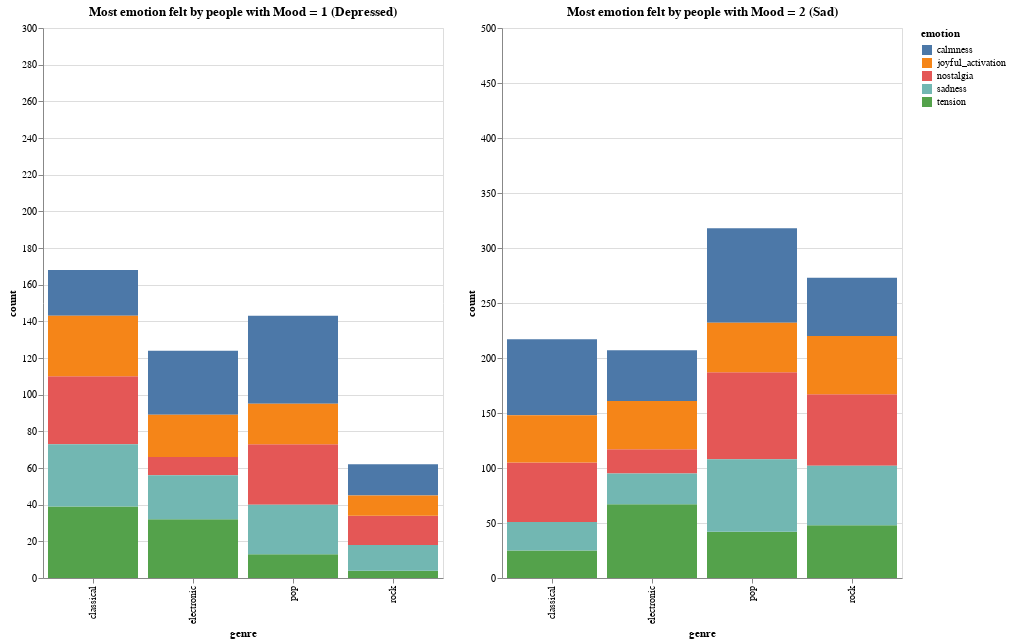

Here is the notebook cell this chart was saved with:
### Code cell
c3 = alt.Chart(new_subset[new_subset['mood'] == 1]).mark_bar().encode(
    x='genre:N',
    y=alt.Y('count:Q', scale=alt.Scale(domain=[0, 300])),
    color='emotion'
).properties(
    title="Most emotion felt by people with Mood = 1 (Depressed)",
    width=400,
    height=550,
)


c4 = alt.Chart(new_subset[new_subset['mood'] == 2]).mark_bar().encode(
    x='genre:N',
    y=alt.Y('count:Q', scale=alt.Scale(domain=[0, 500])),
    color='emotion'
).properties(
    title="Most emotion felt by people with Mood = 2 (Sad)",
    width=400,
    height=550,
)

c3 | c4

### Figure 1 — Vega-Lite specification as saved in the notebook (floating-point values rounded to 4 significant figures)
{"config": {"view": {"continuousWidth": 400, "continuousHeight": 300}}, "hconcat": [{"data": {"name": "data-2fc2c04d21cadac7e7e4d6668e5db2fb"}, "mark": "bar", "encoding": {"color": {"type": "nominal", "field": "emotion"}, "x": {"type": "nominal", "field": "genre"}, "y": {"type": "quantitative", "field": "count", "scale": {"domain": [0, 300]}}}, "height": 550, "title": "Most emotion felt by people with Mood = 1 (Depressed)", "width": 400}, {"data": {"name": "data-65f78a9f9b73bd428b30954b66465f33"}, "mark": "bar", "encoding": {"color": {"type": "nominal", "field": "emotion"}, "x": {"type": "nominal", "field": "genre"}, "y": {"type": "quantitative", "field": "count", "scale": {"domain": [0, 500]}}}, "height": 550, "title": "Most emotion felt by people with Mood = 2 (Sad)", "width": 400}], "$schema": "https://vega.github.io/schema/vega-lite/v4.8.1.json", "datasets": {"data-2fc2c04d21cadac7e7e4d6668e5db2fb": [{"mood": 1, "genre": "classical", "emotion": "nostalgia", "count": 37}, {"mood": 1, "genre": "classical", "emotion": "calmness", "count": 25}, {"mood": 1, "genre": "classical", "emotion": "joyful_activation", "count": 33}, {"mood": 1, "genre": "classical", "emotion": "tension", "count": 39}, {"mood": 1, "genre": "classical", "emotion": "sadness", "count": 34}, {"mood": 1, "genre": "electronic", "emotion": "nostalgia", "count": 10}, {"mood": 1, "genre": "electronic", "emotion": "calmness", "count": 35}, {"mood": 1, "genre": "electronic", "emotion": "joyful_activation", "count": 23}, {"mood": 1, "genre": "electronic", "emotion": "tension", "count": 32}, {"mood": 1, "genre": "electronic", "emotion": "sadness", "count": 24}, {"mood": 1, "genre": "pop", "emotion": "nostalgia", "count": 33}, {"mood": 1, "genre": "pop", "emotion": "calmness", "count": 48}, {"mood": 1, "genre": "pop", "emotion": "joyful_activation", "count": 22}, {"mood": 1, "genre": "pop", "emotion": "tension", "count": 13}, {"mood": 1, "genre": "pop", "emotion": "sadness", "count": 27}, {"mood": 1, "genre": "rock", "emotion": "nostalgia", "count": 16}, {"mood": 1, "genre": "rock", "emotion": "calmness", "count": 17}, {"mood": 1, "genre": "rock", "emotion": "joyful_activation", "count": 11}, {"mood": 1, "genre": "rock", "emotion": "tension", "count": 4}, {"mood": 1, "genre": "rock", "emotion": "sadness", "count": 14}], "data-65f78a9f9b73bd428b30954b66465f33": [{"mood": 2, "genre": "classical", "emotion": "nostalgia", "count": 54}, {"mood": 2, "genre": "classical", "emotion": "calmness", "count": 69}, {"mood": 2, "genre": "classical", "emotion": "joyful_activation", "count": 43}, {"mood": 2, "genre": "classical", "emotion": "tension", "count": 25}, {"mood": 2, "genre": "classical", "emotion": "sadness", "count": 26}, {"mood": 2, "genre": "electronic", "emotion": "nostalgia", "count": 22}, {"mood": 2, "genre": "electronic", "emotion": "calmness", "count": 46}, {"mood": 2, "genre": "electronic", "emotion": "joyful_activation", "count": 44}, {"mood": 2, "genre": "electronic", "emotion": "tension", "count": 67}, {"mood": 2, "genre": "electronic", "emotion": "sadness", "count": 28}, {"mood": 2, "genre": "pop", "emotion": "nostalgia", "count": 79}, {"mood": 2, "genre": "pop", "emotion": "calmness", "count": 86}, {"mood": 2, "genre": "pop", "emotion": "joyful_activation", "count": 45}, {"mood": 2, "genre": "pop", "emotion": "tension", "count": 42}, {"mood": 2, "genre": "pop", "emotion": "sadness", "count": 66}, {"mood": 2, "genre": "rock", "emotion": "nostalgia", "count": 65}, {"mood": 2, "genre": "rock", "emotion": "calmness", "count": 53}, {"mood": 2, "genre": "rock", "emotion": "joyful_activation", "count": 53}, {"mood": 2, "genre": "rock", "emotion": "tension", "count": 48}, {"mood": 2, "genre": "rock", "emotion": "sadness", "count": 54}]}}
